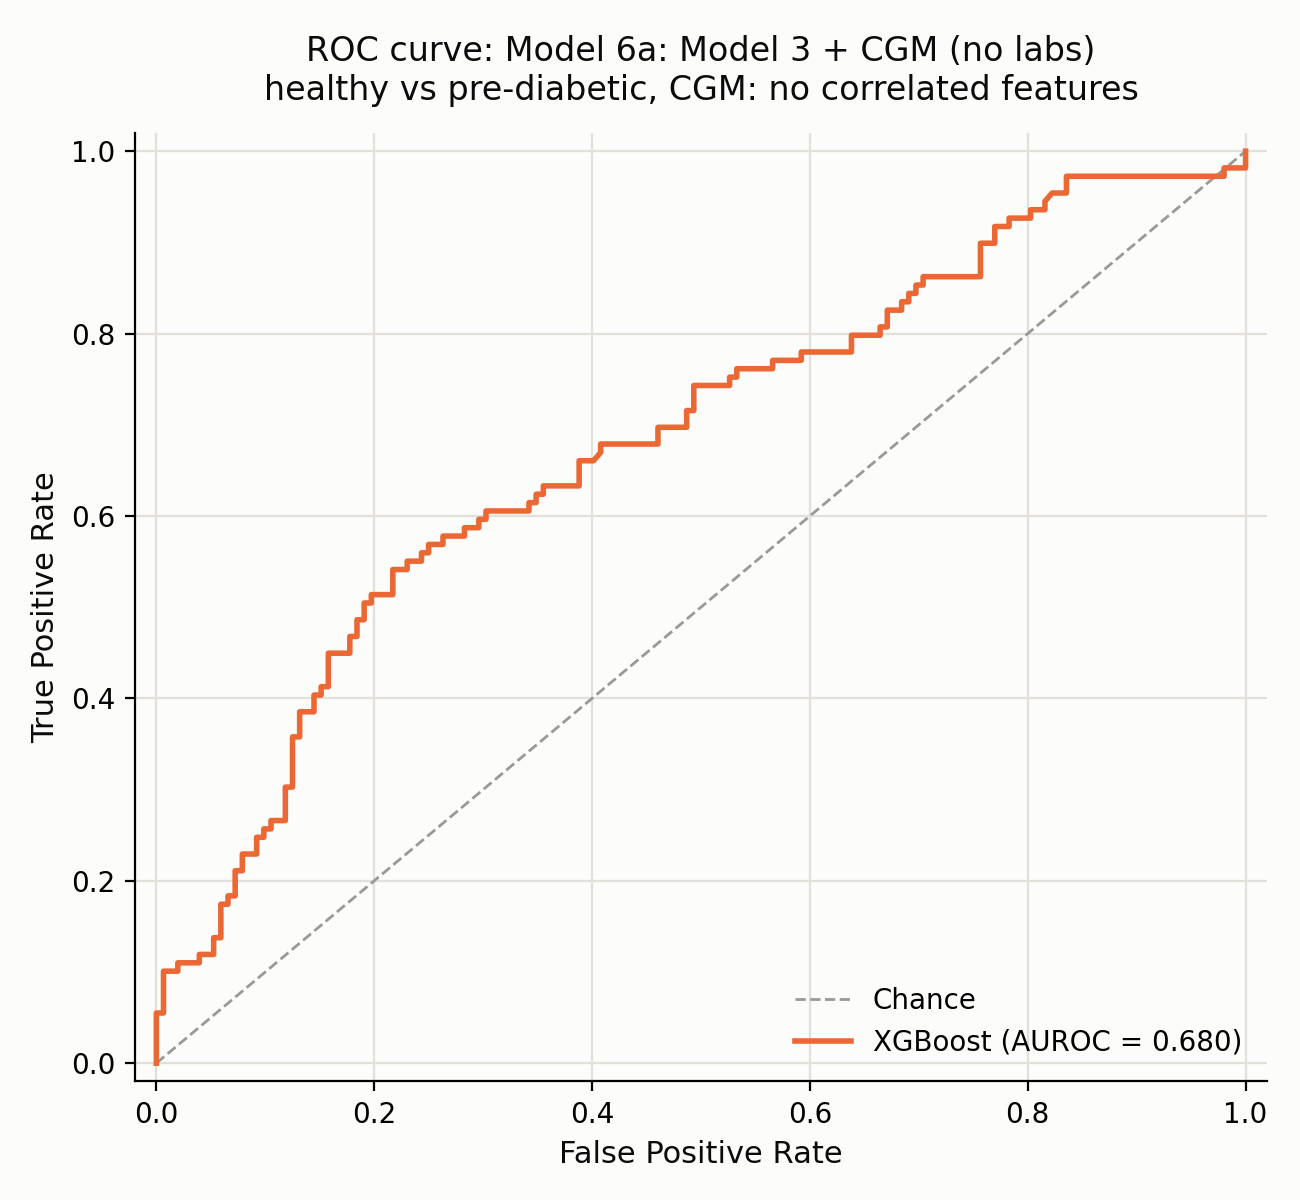

This figure's Python source:
"""
ROC curve for the best-performing model at Model 6a (Age/Sex/Race + BMI +
Wearables + CGM Metrics, no routine labs) using the curated/VIF-pruned CGM
feature set (21 features), for the direct study_group classification
(healthy vs pre-diabetic) -- run_classification_no_correlated_features.py.

"Best performing" = higher test-set AUROC between ElasticNet and XGBoost
at this stage (XGBoost: 0.682 vs ElasticNet: 0.675, per
classification_results_no_correlated_features.csv) -- both are fit here
and the better one is plotted.

Output: roc_curve_model6a_curated.png
"""
import os
import sys

import matplotlib.pyplot as plt
from sklearn.metrics import auc, roc_auc_score, roc_curve

sys.path.insert(0, os.path.dirname(os.path.abspath(__file__)))
from ablation_common import (
    HBA1C_COL,
    MODEL_TYPE_STYLE,
    fit_elasticnet_classifier,
    fit_xgb_classifier,
    get_ablation_stages,
    load_data,
)

ROOT = os.path.dirname(os.path.dirname(os.path.abspath(__file__)))
sys.path.insert(0, os.path.join(ROOT, "regression_no_correlated_features"))
from select_cgm_features_vif import CGM_FEATURES_VIF_PRUNED

OUT_DIR = os.path.dirname(os.path.abspath(__file__))
NEG_LABEL = "healthy"
POS_LABEL = "pre_diabetes_lifestyle_controlled"

df = load_data()
df = df[df["study_group"].isin([NEG_LABEL, POS_LABEL])].copy()
df["y"] = (df["study_group"] == POS_LABEL).astype(int)
train = df[df["split"] == "train"]
test = df[df["split"] == "test"]
y_train, y_test = train["y"], test["y"].values

stages = get_ablation_stages(
    df, exclude_cpeptide=False, include_no_labs_variants=True,
    target_col=HBA1C_COL, cgm_features=CGM_FEATURES_VIF_PRUNED,
)
stage_name, feats = [s for s in stages if s[0].startswith("Model 6a")][0]
X_train, X_test = train[feats], test[feats]

fitters = {"ElasticNet": fit_elasticnet_classifier, "XGBoost": fit_xgb_classifier}
results = {}
for model_name, fitter in fitters.items():
    model = fitter(X_train, y_train)
    proba = model.predict_proba(X_test)[:, 1]
    auroc = roc_auc_score(y_test, proba)
    fpr, tpr, _ = roc_curve(y_test, proba)
    results[model_name] = (fpr, tpr, auroc)
    print(f"{model_name}: AUROC={auroc:.3f}")

best_model = max(results, key=lambda m: results[m][2])
fpr, tpr, auroc = results[best_model]
print(f"best performing: {best_model} (AUROC={auroc:.3f})")

fig, ax = plt.subplots(figsize=(6.5, 6), facecolor="#fcfcfb")
ax.set_facecolor("#fcfcfb")
ax.plot([0, 1], [0, 1], color="#999999", linewidth=1.0, linestyle="--", zorder=1, label="Chance")
ax.plot(
    fpr, tpr, color=MODEL_TYPE_STYLE[best_model]["color"], linewidth=2.0,
    zorder=3, label=f"{best_model} (AUROC = {auroc:.3f})",
)
ax.set_xlim(-0.02, 1.02)
ax.set_ylim(-0.02, 1.02)
ax.set_xlabel("False Positive Rate", fontsize=11, color="#0b0b0b")
ax.set_ylabel("True Positive Rate", fontsize=11, color="#0b0b0b")
ax.set_title(
    f"ROC curve: {stage_name}\nhealthy vs pre-diabetic, CGM: no correlated features",
    fontsize=12, color="#0b0b0b", pad=12,
)
ax.grid(True, color="#e1e0d9", linewidth=0.8, zorder=0)
ax.set_axisbelow(True)
for spine in ["top", "right"]:
    ax.spines[spine].set_visible(False)
ax.legend(loc="lower right", frameon=False, fontsize=10)
fig.tight_layout()
fig.savefig(os.path.join(OUT_DIR, "roc_curve_model6a_curated.png"), dpi=200, facecolor=fig.get_facecolor())
print("saved roc_curve_model6a_curated.png")
